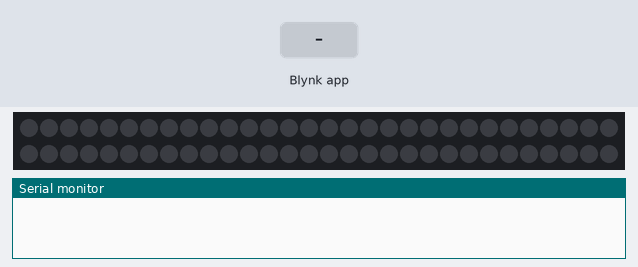
Bench run of a sketch on a simulated ESP8266 (NodeMCU). Parts: 60 RGB LEDs in strip order, left to right, continuing on the next row, the last lines printed to the serial monitor. Inputs (shaded band) come from the test bench. Dim RGB values are drawn brighter than linear; WiFi joins after 1.5 s; servers stay silent unless stated.

Above: at 3.0 s.
3.1 s: Blynk app writes 1 to V3
At 4.0 s:
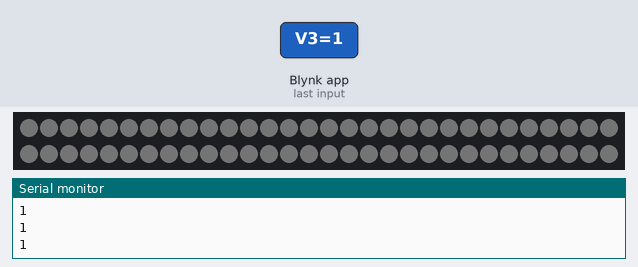
4.7 s: Blynk app writes 200 to V3
At 5.3 s:
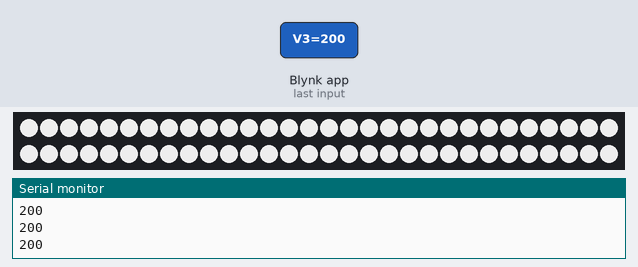
6.3 s: Blynk app writes 0 to V3
At 7.7 s:
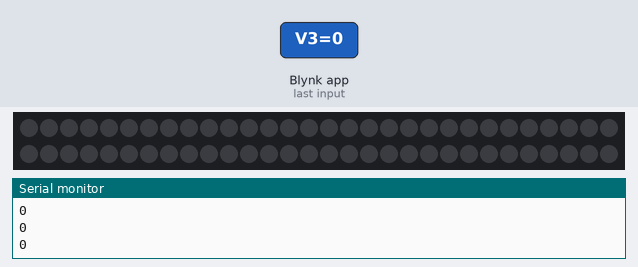
Timing chart, 0 to 9.3 s (numbered marks = the images above; inputs shaded):
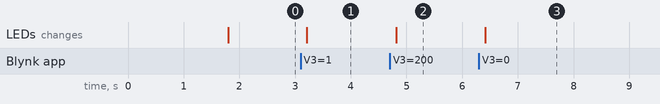

Measured:
- after the input at 3.1 s, the LEDs: change after 0.11 s (image 1)
- after the input at 4.7 s, the LEDs: change after 0.11 s (image 2)
- after the input at 6.3 s, the LEDs: change after 0.11 s (image 3)

The sketch:

nodemcu_2_blynk_led_control_generic.ino
```cpp
//code written by yeu1-1 21/11/20

#include <Adafruit_NeoPixel.h>
#include <BlynkSimpleEsp8266.h>
#include <ESP8266WiFi.h>
#include <SPI.h>

#define PIN D3 //set what pin the led strip is connected to
#define NUMPIXELS 60 //set the number of leds to match what is in your led strip
#define BLYNK_PRINT Serial
Adafruit_NeoPixel pixels = Adafruit_NeoPixel(NUMPIXELS, PIN, NEO_GRB + NEO_KHZ800);

// Go to the Project Settings (nut icon).
char auth[] = "AUTH CODE";//type your authentication code here

// Your WiFi credentials.
// Set password to "" for open networks.
char ssid[] = "your wifi network";//type the wifi network you want to connect to here
char pass[] = "wifi network password";// type your wifi network's password here

void setup()
{
Serial.begin(9600);
Blynk.begin(auth, ssid, pass);
pixels.begin();
}
BLYNK_WRITE(V3)
{

int R = param[0].asInt();
int G = param[1].asInt();
int B = param[2].asInt();
Serial.println(R);
Serial.println(G);
Serial.println(B);

for(int i=0;i<NUMPIXELS;i++){

pixels.setPixelColor(i, pixels.Color(R,G,B));

pixels.show();
}
}

void loop()
{
Blynk.run();
}
```
